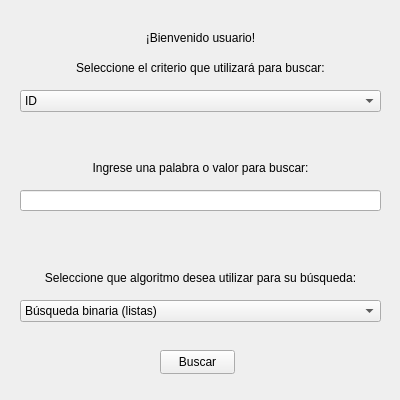
<?xml version="1.0" encoding="UTF-8"?>
<ui version="4.0">
 <class>MainWindow</class>
 <widget class="QMainWindow" name="MainWindow">
  <property name="enabled">
   <bool>true</bool>
  </property>
  <property name="geometry">
   <rect>
    <x>0</x>
    <y>0</y>
    <width>400</width>
    <height>400</height>
   </rect>
  </property>
  <property name="minimumSize">
   <size>
    <width>400</width>
    <height>400</height>
   </size>
  </property>
  <property name="maximumSize">
   <size>
    <width>400</width>
    <height>400</height>
   </size>
  </property>
  <property name="windowTitle">
   <string>Algoritmos para búsqueda en diccionario - Anime</string>
  </property>
  <property name="locale">
   <locale language="Spanish" country="Chile"/>
  </property>
  <property name="dockOptions">
   <set>QMainWindow::AllowTabbedDocks|QMainWindow::AnimatedDocks</set>
  </property>
  <widget class="QWidget" name="centralwidget">
   <property name="enabled">
    <bool>true</bool>
   </property>
   <widget class="QLabel" name="label">
    <property name="geometry">
     <rect>
      <x>10</x>
      <y>30</y>
      <width>381</width>
      <height>16</height>
     </rect>
    </property>
    <property name="text">
     <string>¡Bienvenido usuario!</string>
    </property>
    <property name="alignment">
     <set>Qt::AlignCenter</set>
    </property>
   </widget>
   <widget class="QLabel" name="label_2">
    <property name="geometry">
     <rect>
      <x>10</x>
      <y>60</y>
      <width>381</width>
      <height>16</height>
     </rect>
    </property>
    <property name="text">
     <string>Seleccione el criterio que utilizará para buscar:</string>
    </property>
    <property name="alignment">
     <set>Qt::AlignCenter</set>
    </property>
   </widget>
   <widget class="QComboBox" name="comboBox">
    <property name="geometry">
     <rect>
      <x>20</x>
      <y>90</y>
      <width>361</width>
      <height>22</height>
     </rect>
    </property>
    <property name="editable">
     <bool>false</bool>
    </property>
    <property name="currentText">
     <string>ID</string>
    </property>
    <item>
     <property name="text">
      <string>ID</string>
     </property>
    </item>
    <item>
     <property name="text">
      <string>Nombre</string>
     </property>
    </item>
    <item>
     <property name="text">
      <string>Género</string>
     </property>
    </item>
    <item>
     <property name="text">
      <string>Tipo</string>
     </property>
    </item>
    <item>
     <property name="text">
      <string>Episodios</string>
     </property>
    </item>
    <item>
     <property name="text">
      <string>Puntuación</string>
     </property>
    </item>
    <item>
     <property name="text">
      <string>Miembros</string>
     </property>
    </item>
   </widget>
   <widget class="QLabel" name="label_3">
    <property name="geometry">
     <rect>
      <x>10</x>
      <y>160</y>
      <width>381</width>
      <height>16</height>
     </rect>
    </property>
    <property name="text">
     <string>Ingrese una palabra o valor para buscar:</string>
    </property>
    <property name="alignment">
     <set>Qt::AlignCenter</set>
    </property>
   </widget>
   <widget class="QLineEdit" name="lineEdit">
    <property name="geometry">
     <rect>
      <x>20</x>
      <y>190</y>
      <width>361</width>
      <height>21</height>
     </rect>
    </property>
   </widget>
   <widget class="QLabel" name="label_4">
    <property name="geometry">
     <rect>
      <x>10</x>
      <y>270</y>
      <width>381</width>
      <height>16</height>
     </rect>
    </property>
    <property name="text">
     <string>Seleccione que algoritmo desea utilizar para su búsqueda:</string>
    </property>
    <property name="alignment">
     <set>Qt::AlignCenter</set>
    </property>
   </widget>
   <widget class="QComboBox" name="comboBox_2">
    <property name="geometry">
     <rect>
      <x>20</x>
      <y>300</y>
      <width>361</width>
      <height>22</height>
     </rect>
    </property>
    <property name="editable">
     <bool>false</bool>
    </property>
    <property name="currentText">
     <string>Búsqueda binaria (listas)</string>
    </property>
    <item>
     <property name="text">
      <string>Búsqueda binaria (listas)</string>
     </property>
    </item>
    <item>
     <property name="text">
      <string>Búsqueda en profundidad (DFS) (árboles)</string>
     </property>
    </item>
    <item>
     <property name="text">
      <string>Búsqueda en anchura (BFS) (gráfos)</string>
     </property>
    </item>
    <item>
     <property name="text">
      <string>Algoritmo 4</string>
     </property>
    </item>
    <item>
     <property name="text">
      <string>Algoritmo 5</string>
     </property>
    </item>
   </widget>
   <widget class="QPushButton" name="pushButton">
    <property name="geometry">
     <rect>
      <x>160</x>
      <y>350</y>
      <width>75</width>
      <height>24</height>
     </rect>
    </property>
    <property name="text">
     <string>Buscar</string>
    </property>
   </widget>
  </widget>
 </widget>
 <resources/>
 <connections/>
</ui>
